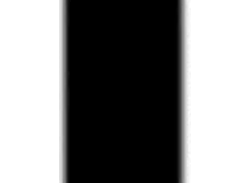
#> input picture data/images/gradient.png, 248 x 183 px
$ jupyter execute --allow-errors 3.edge_detection.ipynb   (older library calls are emulated)
#> lines starting #> are read from the running program, lines starting #| are printed output that depends on the picture
[cell 1]
import cv2
import numpy as np
import matplotlib.pyplot as plt

[cell 2]
img = cv2.imread('../data/images/gradient.png' , 0)
#> img is the input picture: shape (183, 248); min 0, max 255, mean 133.1
kernel = np.array([[0,0,0],
                   [-1/2 , 0 , 1/2],
                   [0,0,0]
                   ])
edges = cv2.filter2D(img, -1, kernel)
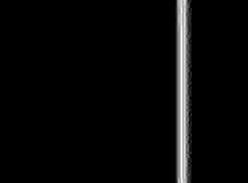
#> edges: shape (183, 248); min 0, max 31, mean 1; drawn with min black and max white

plt.figure(figsize=(12,4))

plt.subplot(121)
plt.imshow(img, cmap='gray')
plt.title('Original Image')
plt.axis('off')

plt.subplot(122)
plt.imshow(edges, cmap='gray')
plt.title('Edge Detection')
plt.axis('off')

plt.tight_layout()
plt.show()
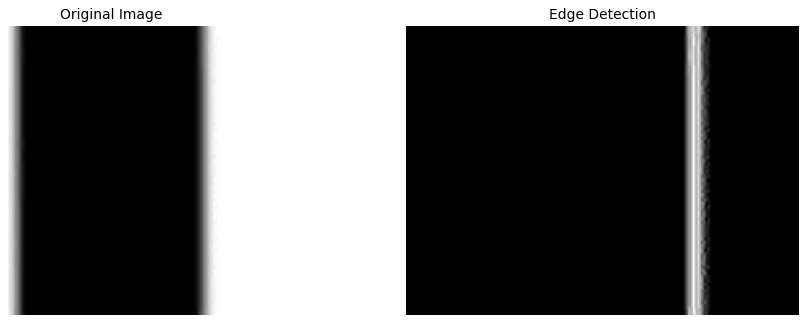
#> figure drawn by matplotlib, 2 panels

[cell 3]
img = cv2.imread('../data/images/sharp_variation.png' , 0)
kernel = np.array([[0,0,0],
                   [-1/2 , 0 , 1/2],
                   [0,0,0]
                   ])
#> (the rest of this cell did not finish here and is left out)

[cell 4]
img = cv2.imread('../data/images/sharp_variation.png' , 0)
kernel = np.array([[0,0,0],
                   [-1/2 , 0 , 1/2],
                   [0,0,0]
                   ])
#> (the rest of this cell did not finish here and is left out)

[cell 5]
img = cv2.imread('../data/images/little_girl.jpg' , 0)
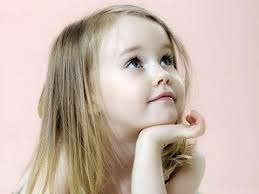
#> input picture data/images/little_girl.jpg, 259 x 194 px
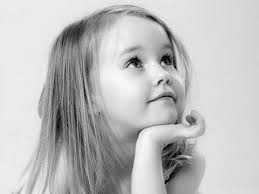
#> img: shape (194, 259); min 0, max 255, mean 190.5
kernel = np.array([[0,0,0],
                   [-1/2 , 0 , 1/2],
                   [0,0,0]
                   ])
edges = cv2.filter2D(img, -1, kernel)
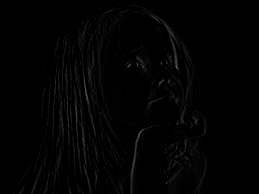
#> edges: shape (194, 259); min 0, max 93, mean 2.5

plt.figure(figsize=(12,4))

plt.subplot(121)
plt.imshow(img, cmap='gray')
plt.title('Original Image')
plt.axis('off')

plt.subplot(122)
plt.imshow(edges, cmap='gray')
plt.title('Edge Detection')
plt.axis('off')

plt.tight_layout()
plt.show()

[cell 6]
img = cv2.imread('../data/images/little_girl.jpg' , 0)
kernel = np.array([[0,0,0],
                   [-1/2 , 0 , 1/2],
                   [0,0,0]
                   ])
edges = cv2.filter2D(img, cv2.CV_64F, kernel)
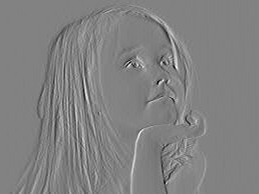
#> edges: shape (194, 259) float64; min -97, max 93, mean -0.1; drawn with min black and max white

plt.figure(figsize=(12,4))

plt.subplot(121)
plt.imshow(img, cmap='gray')
plt.title('Original Image')
plt.axis('off')

plt.subplot(122)
plt.imshow(edges, cmap='gray')
plt.title('Edge Detection')
plt.axis('off')

plt.tight_layout()
plt.show()

[cell 7]
img = cv2.imread('../data/images/little_girl.jpg' , 0)
kernel1 = np.array([[0,0,0],
                   [-1/2 , 0 , 1/2],
                   [0,0,0]
                   ])
kernel2 = np.array([[0,0,0],
                   [1/2 , 0 , -1/2],
                   [0,0,0]
                   ])
edges1 = cv2.filter2D(img, -1, kernel1)
edges2 = cv2.filter2D(img, -1, kernel2)
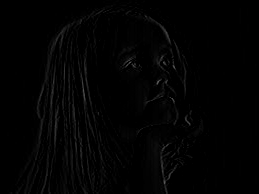
#> edges2: shape (194, 259); min 0, max 97, mean 2.5

plt.figure(figsize=(15,4))

plt.subplot(131)
plt.imshow(img, cmap='gray')
plt.title('Original Image')
plt.axis('off')

plt.subplot(132)
plt.imshow(edges1, cmap='gray')
plt.title('Edge Detection (Kernel 1)')
plt.axis('off')

plt.subplot(133)
plt.imshow(edges2, cmap='gray')
plt.title('Edge Detection (Kernel 2)')
plt.axis('off')

plt.tight_layout()
plt.show()
